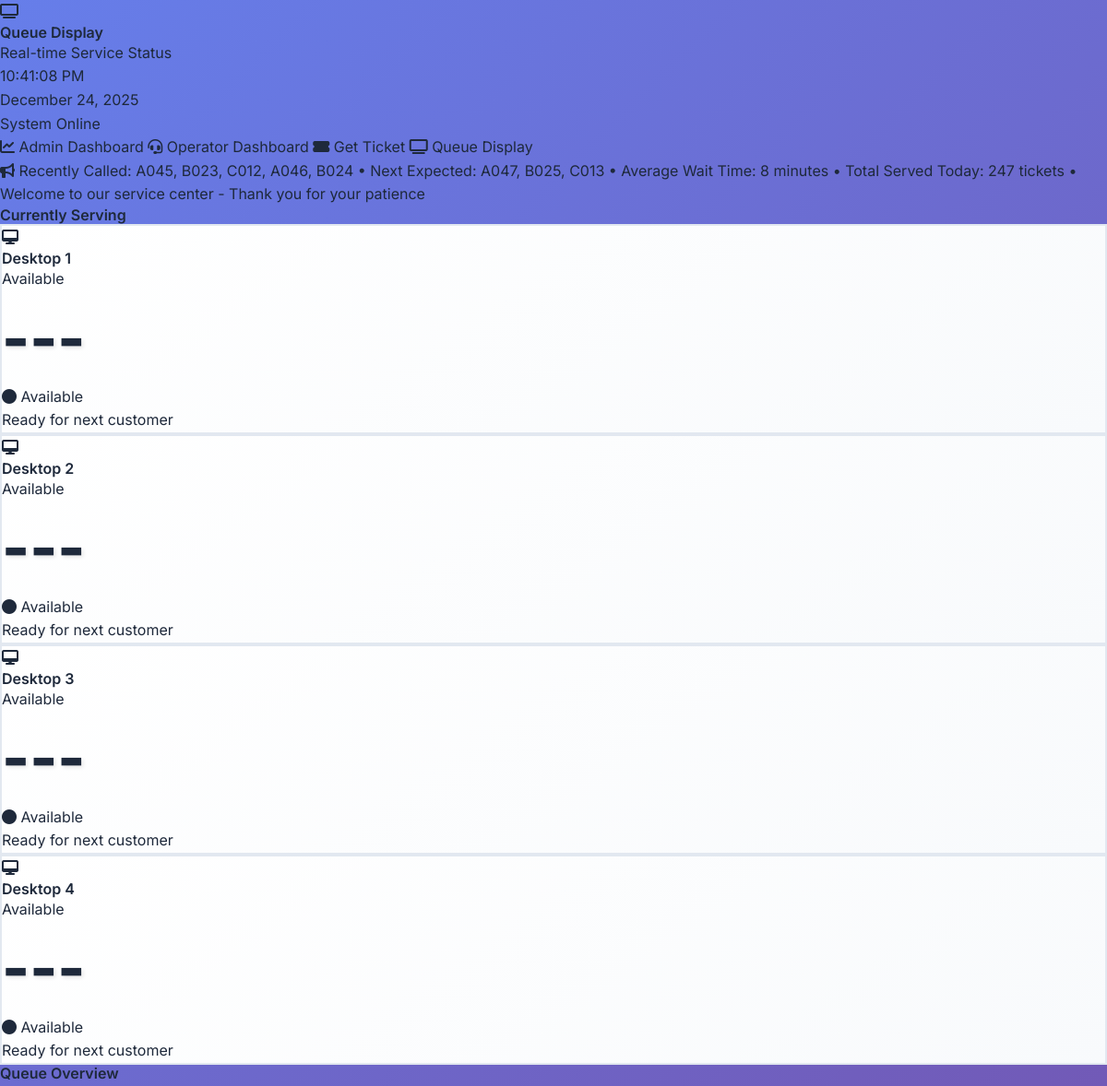
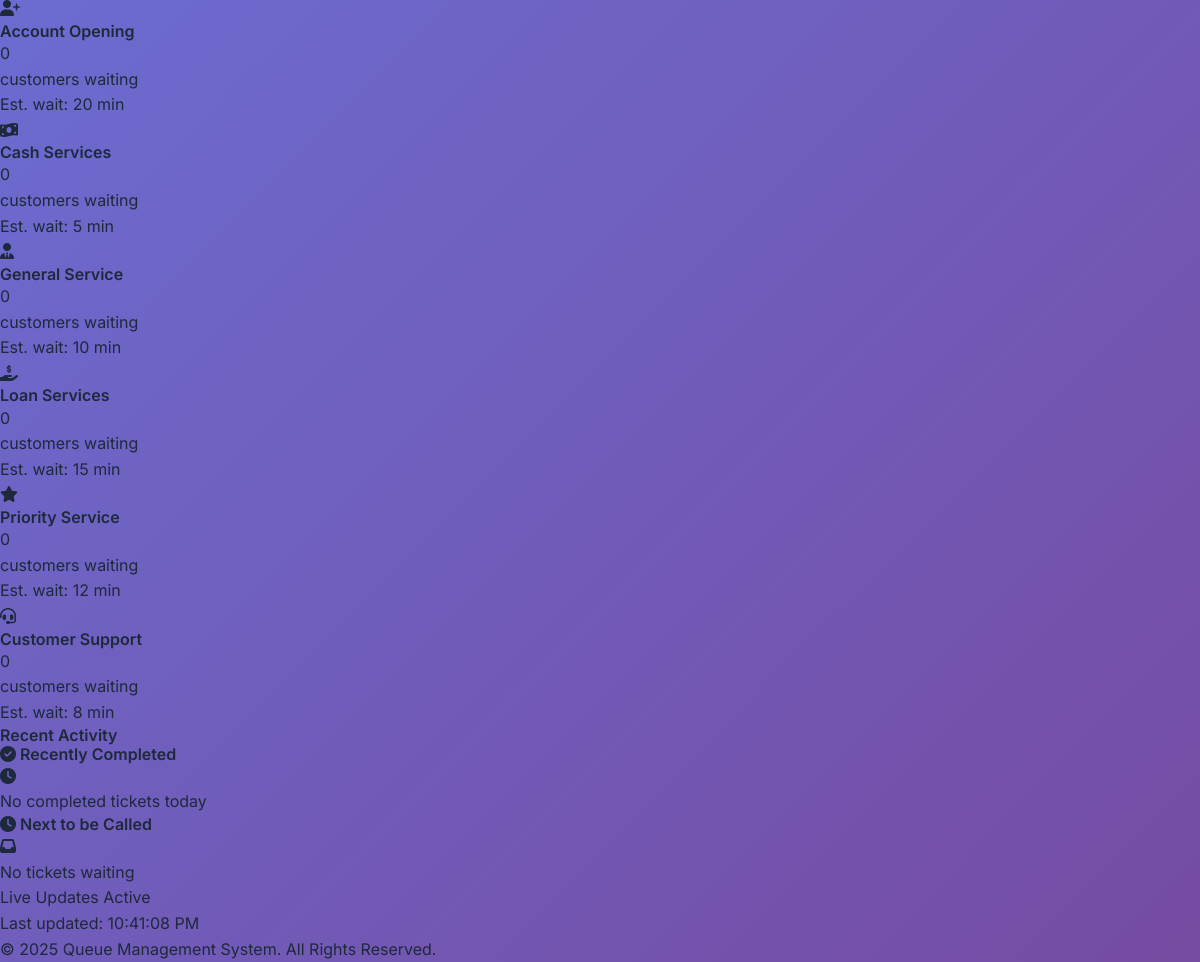
Page /pages/queue_display_screen.php on the committed database (2 pictures, top to bottom).
### tables this page shows
CREATE TABLE services (
    id INT AUTO_INCREMENT PRIMARY KEY,
    name VARCHAR(100) NOT NULL,
    display_name VARCHAR(100) NOT NULL,
    description TEXT,
    prefix CHAR(1) UNIQUE NOT NULL,  
    estimated_duration INT DEFAULT 10,  
    is_priority BOOLEAN DEFAULT FALSE,
    status ENUM('active', 'inactive') DEFAULT 'active',
    icon_class VARCHAR(50),  
    color_scheme VARCHAR(20),
    created_at TIMESTAMP DEFAULT CURRENT_TIMESTAMP,
    updated_at TIMESTAMP DEFAULT CURRENT_TIMESTAMP ON UPDATE CURRENT_TIMESTAMP
);

### models/Service.php (called while the page is built, shortened)
<?php
class Service {
    private $conn;
    private $table_name = "services";
    public function __construct($db) {
        $this->conn = $db;
    }
    public function get_queue_status() {
        $query = "SELECT s.*, qs.current_serving_number, qs.total_waiting, qs.average_wait_time,
                  COUNT(t.id) as current_queue_count
                  FROM " . $this->table_name . " s
                  LEFT JOIN queue_status qs ON s.id = qs.service_id
                  LEFT JOIN tickets t ON s.id = t.service_id AND t.status = 'waiting'
                  WHERE s.status = 'active'
                  GROUP BY s.id
                  ORDER BY s.name";
        $stmt = $this->conn->prepare($query);
        $stmt->execute();
        return $stmt;
    }
}
?>

### pages/queue_display_screen.php (the view, shortened to what this page needs)
<?php
require_once '../models/Service.php';
$database = new Database();
$db = $database->getConnection();
$serving_query = "SELECT t.ticket_number, s.display_name as service_name, s.prefix, d.desk_name, d.desk_number, t.called_at, t.status
                  FROM tickets t
                  JOIN services s ON t.service_id = s.id
                  LEFT JOIN desks d ON t.assigned_desk_id = d.id
                  WHERE t.status IN ('called', 'in_progress')
                  ORDER BY t.called_at DESC";
$serving_stmt = $db->prepare($serving_query);
$serving_stmt->execute();
$serving_tickets = $serving_stmt->fetchAll();
$service = new Service($db);
$services_result = $service->get_queue_status();
$services_data = [];
while ($row = $services_result->fetch()) {
    $services_data[] = $row;
}
$recent_completed_query = "SELECT t.ticket_number, s.display_name as service_name, s.prefix, d.desk_name, t.completed_at
                          FROM tickets t
                          JOIN services s ON t.service_id = s.id
                          LEFT JOIN desks d ON t.assigned_desk_id = d.id
                          WHERE t.status = 'completed' AND DATE(t.completed_at) = CURDATE()
                          ORDER BY t.completed_at DESC LIMIT 5";
$recent_completed_stmt = $db->prepare($recent_completed_query);
$recent_completed_stmt->execute();
$recent_completed = $recent_completed_stmt->fetchAll();
$next_tickets_query = "SELECT t.ticket_number, s.display_name as service_name, s.prefix, t.generated_at
                      FROM tickets t
                      JOIN services s ON t.service_id = s.id
                      WHERE t.status = 'waiting'
                      ORDER BY t.priority_level DESC, t.queue_position ASC LIMIT 5";
$next_tickets_stmt = $db->prepare($next_tickets_query);
$next_tickets_stmt->execute();
$next_tickets = $next_tickets_stmt->fetchAll();
?>
<!DOCTYPE html>
<html lang="en">
<head>
    <link rel="stylesheet" href="../css/main.css" />
    <link rel="stylesheet" href="https://cdnjs.cloudflare.com/ajax/libs/font-awesome/6.4.0/css/all.min.css" />
</head>
<body class="display-screen">
    <header class="bg-white/95 backdrop-blur-sm shadow-lg border-b-4 border-primary sticky top-0 z-50">
        <div class="px-8 py-6">
            <div class="flex items-center justify-between">
                <div class="flex items-center space-x-6">
                    <div class="w-16 h-16 bg-primary rounded-xl flex items-center justify-center pulse-glow">
                        <i class="fas fa-tv text-white text-2xl"></i>
                    </div>
                    <div>
                        <h1 class="text-4xl font-bold text-text-primary mb-1">Queue Display</h1>
                        <p class="text-xl text-secondary-600">Real-time Service Status</p>
                    </div>
                </div>
                <div class="text-right">
                    <div class="text-3xl font-bold text-text-primary mb-1" id="currentTime">2:45:30 PM</div>
                    <div class="text-lg text-secondary-600">December 24, 2025</div>
                    <div class="flex items-center justify-end mt-2">
                        <span class="text-success font-medium">System Online</span>
                    </div>
                </div>
            </div>
        </div>
    </header>
    <nav class="bg-white/90 backdrop-blur-sm shadow-md border-b border-secondary-200">
        <div class="px-8 py-4">
            <div class="flex items-center justify-center space-x-8">
                <a href="admin_dashboard.html" class="flex items-center px-6 py-3 text-secondary-600 hover:text-primary hover:bg-primary-50 rounded-lg transition-smooth">
                    <i class="fas fa-chart-line mr-3"></i>
                    <span class="font-medium">Admin Dashboard</span>
                </a>
                <a href="operator_dashboard.html" class="flex items-center px-6 py-3 text-secondary-600 hover:text-primary hover:bg-primary-50 rounded-lg transition-smooth">
                    <i class="fas fa-headset mr-3"></i>
                    <span class="font-medium">Operator Dashboard</span>
                </a>
                <a href="customer_ticket_generation.html" class="flex items-center px-6 py-3 text-secondary-600 hover:text-primary hover:bg-primary-50 rounded-lg transition-smooth">
                    <i class="fas fa-ticket-alt mr-3"></i>
                    <span class="font-medium">Get Ticket</span>
                </a>
                <a href="queue_display_screen.html" class="flex items-center px-6 py-3 text-primary bg-primary-50 rounded-lg font-medium">
                    <i class="fas fa-tv mr-3"></i>
                    <span>Queue Display</span>
                </a>
            </div>
        </div>
    </nav>
    <section class="bg-primary text-white py-4 overflow-hidden">
        <div class="ticker-scroll whitespace-nowrap">
            <span class="text-2xl font-semibold mx-8">
                <i class="fas fa-bullhorn mr-3"></i>
                Recently Called: A045, B023, C012, A046, B024 • Next Expected: A047, B025, C013 •
                Average Wait Time: 8 minutes • Total Served Today: 247 tickets •
                Welcome to our service center - Thank you for your patience
            </span>
        </div>
    </section>
    <main class="px-8 py-8">
        <section class="mb-12">
            <div class="text-center mb-8">
                <h2 class="text-5xl font-bold text-white mb-4">Currently Serving</h2>
            </div>
            <div class="grid grid-cols-1 lg:grid-cols-2 xl:grid-cols-4 gap-8">
                <?php
                $remaining_slots = 4 - count($serving_tickets);
                for ($i = 0; $i < $remaining_slots; $i++):
                ?>
                    <div class="serving-card rounded-2xl p-8 text-center">
                        <div class="mb-6">
                            <div class="w-16 h-16 bg-secondary-300 rounded-full flex items-center justify-center mx-auto mb-4">
                                <i class="fas fa-desktop text-secondary-600 text-2xl"></i>
                            </div>
                            <h3 class="text-2xl font-bold text-text-primary mb-2">Desktop <?php echo count($serving_tickets) + $i + 1; ?></h3>
                            <p class="text-lg text-secondary-600">Available</p>
                        </div>
                        <div class="ticket-number text-secondary-400 mb-4">---</div>
                        <div class="status-indicator bg-secondary-200 text-secondary-600 text-lg mb-4">
                            <i class="fas fa-circle text-sm mr-2"></i>
                            Available
                        </div>
                        <div class="text-secondary-600">
                            <p class="text-lg">Ready for next customer</p>
                        </div>
                    </div>
                <?php endfor; ?>
            </div>
        </section>
        <section class="mb-12">
            <div class="bg-white/95 backdrop-blur-sm rounded-2xl p-8 shadow-xl">
                <h3 class="text-3xl font-bold text-text-primary mb-8 text-center">Queue Overview</h3>
                <div class="grid grid-cols-1 md:grid-cols-2 lg:grid-cols-4 gap-6">
                    <?php foreach ($services_data as $service): ?>
                        <div class="text-center p-6 bg-primary-50 rounded-xl">
                            <div class="w-12 h-12 bg-primary rounded-lg flex items-center justify-center mx-auto mb-4">
                                <i class="<?php echo $service['icon_class'] ?? 'fas fa-cog'; ?> text-white"></i>
                            </div>
                            <h4 class="text-xl font-semibold text-text-primary mb-2"><?php echo htmlspecialchars($service['display_name']); ?></h4>
                            <div class="text-3xl font-bold text-primary mb-2"><?php echo $service['current_queue_count'] ?? 0; ?></div>
                            <p class="text-secondary-600">customers waiting</p>
                            <p class="text-sm text-secondary-500 mt-2">Est. wait: <?php echo $service['average_wait_time'] ?? $service['estimated_duration']; ?> min</p>
                        </div>
                    <?php endforeach; ?>
                </div>
            </div>
        </section>
        <section class="mb-8">
            <div class="bg-white/95 backdrop-blur-sm rounded-2xl p-8 shadow-xl">
                <h3 class="text-3xl font-bold text-text-primary mb-8 text-center">Recent Activity</h3>
                <div class="grid grid-cols-1 lg:grid-cols-2 gap-8">
                    <div>
                        <h4 class="text-xl font-semibold text-text-primary mb-4 flex items-center">
                            <i class="fas fa-check-circle text-success mr-3"></i>
                            Recently Completed
                        </h4>
                        <div class="space-y-3">
                            <?php if (count($recent_completed) > 0): ?>
                                <?php foreach ($recent_completed as $ticket): ?>
                                    <div class="flex items-center justify-between p-4 bg-success-50 rounded-lg">
                                        <div class="flex items-center space-x-4">
                                            <div class="text-2xl font-bold text-success"><?php echo htmlspecialchars($ticket['ticket_number']); ?></div>
                                            <div>
                                                <p class="font-medium text-text-primary"><?php echo htmlspecialchars($ticket['service_name']); ?></p>
                                                <p class="text-sm text-secondary-500"><?php echo htmlspecialchars($ticket['desk_name'] ?? 'Desktop'); ?> • Completed at <?php echo date('g:i A', strtotime($ticket['completed_at'])); ?></p>
                                            </div>
                                        </div>
                                        <div class="text-success">
                                            <i class="fas fa-check-circle text-xl"></i>
                                        </div>
                                    </div>
                                <?php endforeach; ?>
                            <?php else: ?>
                                <div class="text-center py-8 text-secondary-500">
                                    <i class="fas fa-clock text-4xl mb-4"></i>
                                    <p>No completed tickets today</p>
                                </div>
                            <?php endif; ?>
                        </div>
                    </div>
                    <div>
                        <h4 class="text-xl font-semibold text-text-primary mb-4 flex items-center">
                            <i class="fas fa-clock text-primary mr-3"></i>
                            Next to be Called
                        </h4>
                        <div class="space-y-3">
                            <?php if (count($next_tickets) > 0): ?>
                                <?php foreach ($next_tickets as $ticket): ?>
                                    <div class="flex items-center justify-between p-4 bg-primary-50 rounded-lg">
                                        <div class="flex items-center space-x-4">
                                            <div class="text-2xl font-bold text-primary"><?php echo htmlspecialchars($ticket['ticket_number']); ?></div>
                                            <div>
                                                <p class="font-medium text-text-primary"><?php echo htmlspecialchars($ticket['service_name']); ?></p>
                                                <p class="text-sm text-secondary-500">Waiting since <?php echo date('g:i A', strtotime($ticket['generated_at'])); ?></p>
                                            </div>
                                        </div>
                                        <div class="text-primary">
                                            <i class="fas fa-hourglass-half text-xl"></i>
                                        </div>
                                    </div>
                                <?php endforeach; ?>
                            <?php else: ?>
                                <div class="text-center py-8 text-secondary-500">
                                    <i class="fas fa-inbox text-4xl mb-4"></i>
                                    <p>No tickets waiting</p>
                                </div>
                            <?php endif; ?>
                        </div>
                    </div>
                </div>
            </div>
        </section>
    </main>
    <footer class="bg-white/95 backdrop-blur-sm border-t border-secondary-200 py-6">
        <div class="px-8">
            <div class="flex items-center justify-between">
                <div class="flex items-center space-x-6">
                    <div class="flex items-center space-x-2">
                        <span class="text-success font-medium">Live Updates Active</span>
                    </div>
                    <div class="text-secondary-500">
                        Last updated: <span id="lastUpdated">2:45:30 PM</span>
                    </div>
                </div>
                <div class="text-secondary-500">
                    © 2025 Queue Management System. All Rights Reserved.
                </div>
            </div>
        </div>
    </footer>
</body>
</html>

### rows in the picture
services: display_name "Account Opening", current_queue_count "0", average_wait_time "20"
services: display_name "Cash Services", current_queue_count "0", average_wait_time "5"
services: display_name "General Service", current_queue_count "0", average_wait_time "10"
services: display_name "Loan Services", current_queue_count "0", average_wait_time "15"
services: display_name "Priority Service", current_queue_count "0", average_wait_time "12"
services: display_name "Customer Support", current_queue_count "0", average_wait_time "8"

### other values in the picture
count($serving_tickets) + $i + 1 "1"
count($serving_tickets) + $i + 1 "2"
count($serving_tickets) + $i + 1 "3"
count($serving_tickets) + $i + 1 "4"
